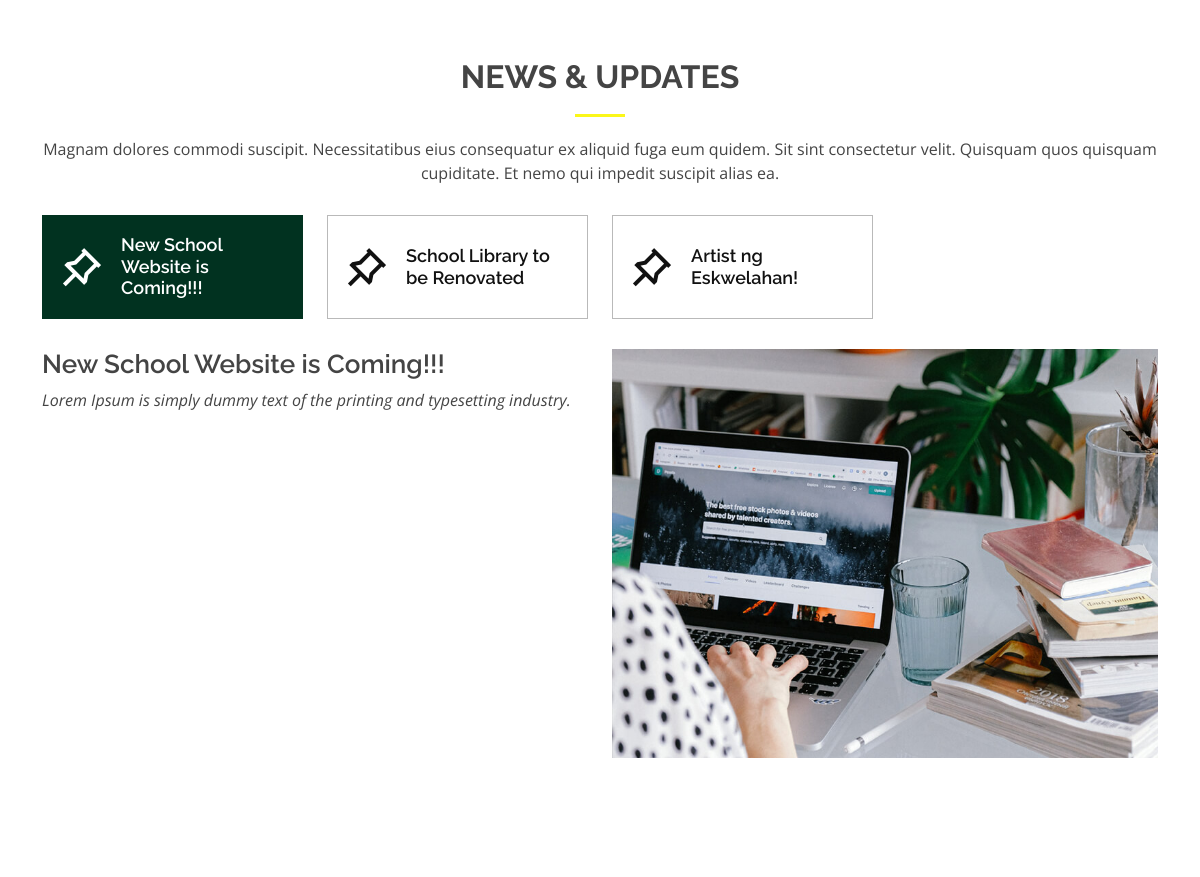
Before: / (middle part) with the older database file.
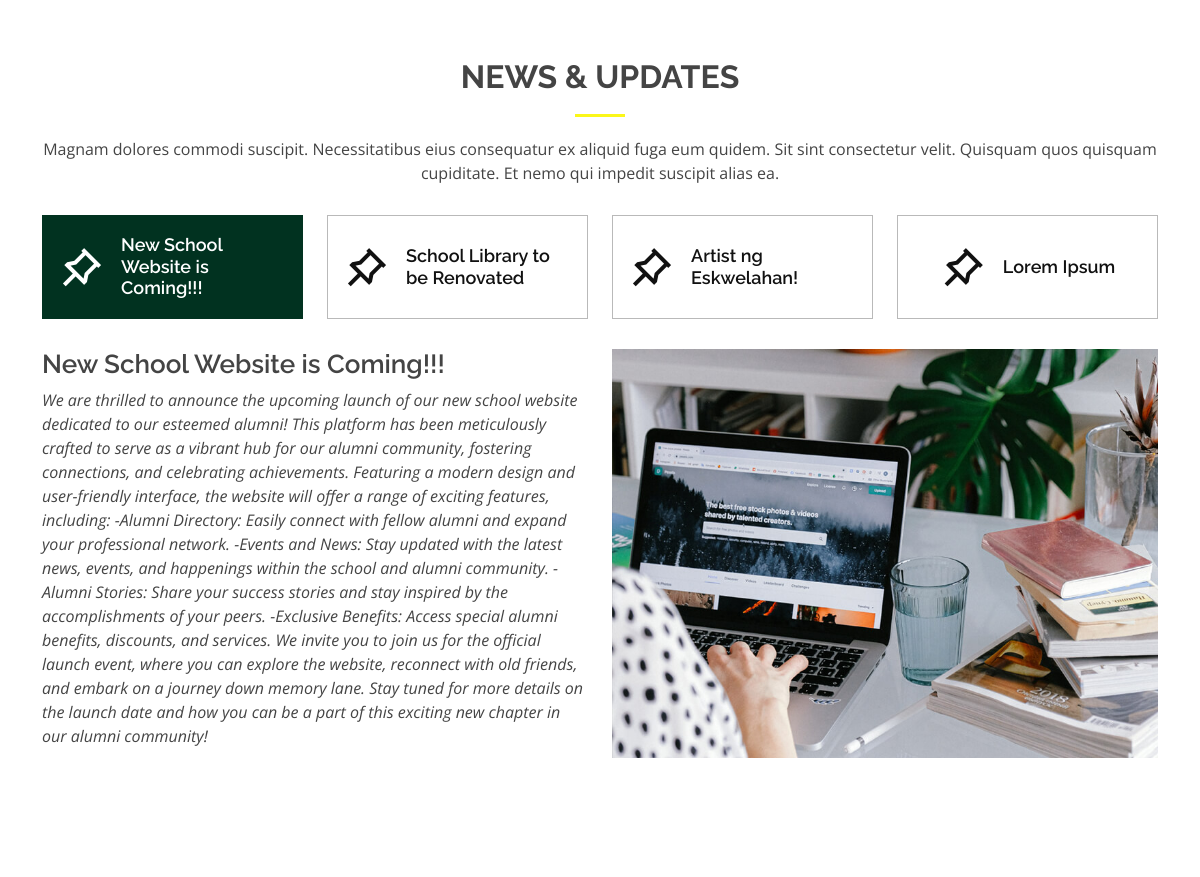
After: the same page with the newer database file.
### tables this page shows
CREATE TABLE `news` (
  `id` int(11) NOT NULL,
  `newsCode` varchar(255) NOT NULL,
  `title` varchar(255) NOT NULL,
  `content` text NOT NULL,
  `publication_date` date NOT NULL,
  `newsStatus` int(11) NOT NULL,
  `newsPicture` varchar(255) NOT NULL,
  `date_created` timestamp NOT NULL DEFAULT current_timestamp()
);

### index.php (the view, shortened to what this page needs)
<?php
include 'includes/conn.php';
?>
<!DOCTYPE html>
<html lang="en">
<head>
    <link href="assets/vendor/aos/aos.css" rel="stylesheet">
    <link href="assets/vendor/bootstrap/css/bootstrap.min.css" rel="stylesheet">
    <link href="assets/vendor/bootstrap-icons/bootstrap-icons.css" rel="stylesheet">
    <link href="assets/vendor/boxicons/css/boxicons.min.css" rel="stylesheet">
    <link href="assets/vendor/glightbox/css/glightbox.min.css" rel="stylesheet">
    <link href="assets/vendor/remixicon/remixicon.css" rel="stylesheet">
    <link href="assets/vendor/swiper/swiper-bundle.min.css" rel="stylesheet">
    <link href="assets/vendor/remixicon/remixicon.css" rel="stylesheet">
    <link href="assets/css/style.css" rel="stylesheet">
</head>
<body>
    <main id="main">
        <section id="news" class="news">
            <div class="container" data-aos="fade-up">
                <div class="section-title">
                    <h2>News &amp; Updates</h2>
                    <p>Magnam dolores commodi suscipit. Necessitatibus eius consequatur ex aliquid fuga eum quidem. Sit
                        sint consectetur velit. Quisquam quos quisquam cupiditate. Et nemo qui impedit suscipit alias
                        ea.</p>
                </div>
                <ul class="nav nav-news row d-flex">
                    <?php
                    $sql = "SELECT *, ROW_NUMBER() OVER (ORDER BY id) as counts FROM `news` WHERE `newsStatus` = 1 LIMIT 4";
                    $news = mysqli_query($conn, $sql);
                    if (mysqli_num_rows($news) > 0) {
                        while ($row = mysqli_fetch_assoc($news)) {
                    ?>
                    <li class="nav-item col-3">
                        <a class="nav-link <?php if ($row['counts'] == 1) echo 'active show'; ?>" data-bs-toggle="tab"
                            data-bs-target="#tab-<?php echo $row['counts']; ?>">
                            <i class="ri ri-pushpin-line"></i>
                            <h4 class="d-none d-lg-block"><?php echo $row['title']; ?></h4>
                        </a>
                    </li>
                    <?php
                        }
                    }
                    ?>
                </ul>
                <div class="tab-content">
                    <?php
                    mysqli_data_seek($news, 0);
                    while ($row = mysqli_fetch_assoc($news)) {
                    ?>
                    <div class="tab-pane <?php if ($row['counts'] == 1) echo 'active show'; ?>"
                        id="tab-<?php echo $row['counts']; ?>">
                        <div class="row">
                            <div class="col-lg-6 order-2 order-lg-1 mt-3 mt-lg-0" data-aos="fade-up"
                                data-aos-delay="100">
                                <h3><?php echo $row['title']; ?></h3>
                                <p class="fst-italic">
                                    <?php echo $row['content']; ?>
                                </p>
                            </div>
                            <div class="col-lg-6 order-1 order-lg-2 text-center" data-aos="fade-up"
                                data-aos-delay="200">
                                <img src="<?php echo "admin/" . $row['newsPicture']; ?>" alt="" class="img-fluid">
                            </div>
                        </div>
                    </div>
                    <?php
                    }
                    ?>
                </div>
            </div>
        </section>
        <section id="donation" class="">
        </section>
    </main>
</body>
</html>

Changed rows visible on the page:
changed news "New School Website is Coming!!!": content "Lorem Ipsum is simply dummy text of the printing and typesetting industry." → "We are thrilled to announce the upcoming launch of our new school website dedicated to our esteemed alumni! This platform has been meticulously crafted to serve as a vibrant hub for our alumni community, fostering connections, and celebrating achievements. Featuring a modern design and user-friendly interface, the website will offer a range of exciting features, including: -Alumni Directory: Easily connect with fellow alumni and expand your professional network. -Events and News: Stay updated with the latest news, events, and happenings within the school and alumni community. -Alumni Stories: Share your success stories and stay inspired by the accomplishments of your peers. -Exclusive…"
now on this page (row edited): news: title "Lorem Ipsum", shown under "NEWS & UPDATES"
